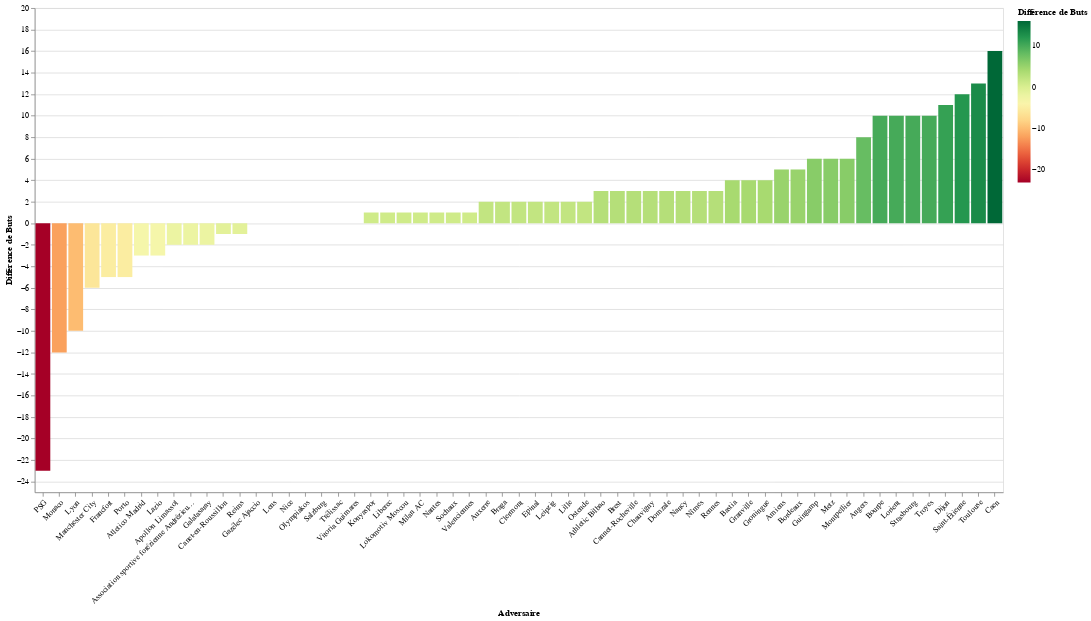

The code cell stored with this chart in its notebook:
### Code cell
slider = alt.binding_range(min=by_adv["Publications"].min(), max=by_adv["Publications"].max(), step=1, name="Nombre Minimum de Matchs: ")
select_nb_matches = alt.selection_single(name="matches", fields=["Publications"], bind=slider, init={"Publications": 0})

alt.Chart(by_adv).mark_bar().encode(
    y="Différence de Buts:Q",
    x=alt.X(
        "Adversaire:O", 
        sort=alt.EncodingSortField(field="Différence de Buts"),
        axis=alt.Axis(labelAngle=-45)
    ),
    color=alt.Color("Différence de Buts", scale=alt.Scale(scheme="redyellowgreen")),
    tooltip=["Adversaire", "Différence de Buts", "Publications"]
).add_selection(
    select_nb_matches
).transform_filter(
    "datum.Publications >= matches_Publications"
). properties(height=600,width=1200)

### Figure 1 — Vega-Lite specification as saved in the notebook (floating-point values rounded to 4 significant figures)
{"config": {"view": {"continuousWidth": 400, "continuousHeight": 300}}, "data": {"name": "data-753dd68c8c25b5f2ff4e7f96bd2a2d67"}, "mark": "bar", "encoding": {"color": {"field": "Différence de Buts", "scale": {"scheme": "redyellowgreen"}, "type": "quantitative"}, "tooltip": [{"field": "Adversaire", "type": "nominal"}, {"field": "Différence de Buts", "type": "quantitative"}, {"field": "Publications", "type": "quantitative"}], "x": {"axis": {"labelAngle": -45}, "field": "Adversaire", "sort": {"field": "Différence de Buts"}, "type": "ordinal"}, "y": {"field": "Différence de Buts", "type": "quantitative"}}, "height": 600, "selection": {"matches": {"type": "single", "fields": ["Publications"], "bind": {"input": "range", "max": 14.0, "min": 1.0, "name": "Nombre Minimum de Matchs: ", "step": 1}, "init": {"Publications": 0}}}, "transform": [{"filter": "datum.Publications >= matches_Publications"}], "width": 1200, "$schema": "https://vega.github.io/schema/vega-lite/v4.17.0.json", "datasets": {"data-753dd68c8c25b5f2ff4e7f96bd2a2d67": [{"Adversaire": "Amiens", "Publications": 6, "Buts_OM": 12, "Buts_Adversaire": 7, "Différence de Buts": 5}, {"Adversaire": "Angers", "Publications": 14, "Buts_OM": 22, "Buts_Adversaire": 14, "Différence de Buts": 8}, {"Adversaire": "Apollon Limassol", "Publications": 2, "Buts_OM": 3, "Buts_Adversaire": 5, "Différence de Buts": -2}, {"Adversaire": "Association sportive forézienne Andrézieux-Bouthéon", "Publications": 1, "Buts_OM": 0, "Buts_Adversaire": 2, "Différence de Buts": -2}, {"Adversaire": "Athletic Bilbao", "Publications": 3, "Buts_OM": 6, "Buts_Adversaire": 3, "Différence de Buts": 3}, {"Adversaire": "Atletico Madrid", "Publications": 1, "Buts_OM": 0, "Buts_Adversaire": 3, "Différence de Buts": -3}, {"Adversaire": "Auxerre", "Publications": 1, "Buts_OM": 2, "Buts_Adversaire": 0, "Différence de Buts": 2}, {"Adversaire": "Bastia", "Publications": 4, "Buts_OM": 8, "Buts_Adversaire": 4, "Différence de Buts": 4}, {"Adversaire": "Bordeaux", "Publications": 14, "Buts_OM": 14, "Buts_Adversaire": 9, "Différence de Buts": 5}, {"Adversaire": "Bourpe", "Publications": 2, "Buts_OM": 12, "Buts_Adversaire": 2, "Différence de Buts": 10}, {"Adversaire": "Braga", "Publications": 4, "Buts_OM": 6, "Buts_Adversaire": 4, "Différence de Buts": 2}, {"Adversaire": "Brest", "Publications": 4, "Buts_OM": 9, "Buts_Adversaire": 6, "Différence de Buts": 3}, {"Adversaire": "Caen", "Publications": 9, "Buts_OM": 19, "Buts_Adversaire": 3, "Différence de Buts": 16}, {"Adversaire": "Canet-en-Roussillon", "Publications": 1, "Buts_OM": 1, "Buts_Adversaire": 2, "Différence de Buts": -1}, {"Adversaire": "Cannet-Rocheville", "Publications": 1, "Buts_OM": 4, "Buts_Adversaire": 1, "Différence de Buts": 3}, {"Adversaire": "Chauvigny", "Publications": 1, "Buts_OM": 3, "Buts_Adversaire": 0, "Différence de Buts": 3}, {"Adversaire": "Clermont", "Publications": 2, "Buts_OM": 3, "Buts_Adversaire": 1, "Différence de Buts": 2}, {"Adversaire": "Dijon", "Publications": 9, "Buts_OM": 15, "Buts_Adversaire": 4, "Différence de Buts": 11}, {"Adversaire": "Domzale", "Publications": 2, "Buts_OM": 4, "Buts_Adversaire": 1, "Différence de Buts": 3}, {"Adversaire": "Epinal", "Publications": 1, "Buts_OM": 2, "Buts_Adversaire": 0, "Différence de Buts": 2}, {"Adversaire": "Francfort", "Publications": 2, "Buts_OM": 1, "Buts_Adversaire": 6, "Différence de Buts": -5}, {"Adversaire": "Galatasaray", "Publications": 2, "Buts_OM": 2, "Buts_Adversaire": 4, "Différence de Buts": -2}, {"Adversaire": "Gazélec Ajaccio", "Publications": 2, "Buts_OM": 2, "Buts_Adversaire": 2, "Différence de Buts": 0}, {"Adversaire": "Granville", "Publications": 2, "Buts_OM": 4, "Buts_Adversaire": 0, "Différence de Buts": 4}, {"Adversaire": "Groningue", "Publications": 2, "Buts_OM": 5, "Buts_Adversaire": 1, "Différence de Buts": 4}, {"Adversaire": "Guingamp", "Publications": 8, "Buts_OM": 14, "Buts_Adversaire": 8, "Différence de Buts": 6}, {"Adversaire": "Konyaspor", "Publications": 2, "Buts_OM": 2, "Buts_Adversaire": 1, "Différence de Buts": 1}, {"Adversaire": "Lazio", "Publications": 4, "Buts_OM": 4, "Buts_Adversaire": 7, "Différence de Buts": -3}, {"Adversaire": "Leipzig", "Publications": 2, "Buts_OM": 5, "Buts_Adversaire": 3, "Différence de Buts": 2}, {"Adversaire": "Lens", "Publications": 4, "Buts_OM": 6, "Buts_Adversaire": 6, "Différence de Buts": 0}, {"Adversaire": "Liberec", "Publications": 2, "Buts_OM": 4, "Buts_Adversaire": 3, "Différence de Buts": 1}, {"Adversaire": "Lille", "Publications": 14, "Buts_OM": 18, "Buts_Adversaire": 16, "Différence de Buts": 2}, {"Adversaire": "Lokomotiv Moscou", "Publications": 2, "Buts_OM": 2, "Buts_Adversaire": 1, "Différence de Buts": 1}, {"Adversaire": "Lorient", "Publications": 7, "Buts_OM": 16, "Buts_Adversaire": 6, "Différence de Buts": 10}, {"Adversaire": "Lyon", "Publications": 14, "Buts_OM": 14, "Buts_Adversaire": 24, "Différence de Buts": -10}, {"Adversaire": "Manchester City", "Publications": 2, "Buts_OM": 0, "Buts_Adversaire": 6, "Différence de Buts": -6}, {"Adversaire": "Metz", "Publications": 8, "Buts_OM": 13, "Buts_Adversaire": 7, "Différence de Buts": 6}, {"Adversaire": "Milan AC", "Publications": 1, "Buts_OM": 1, "Buts_Adversaire": 0, "Différence de Buts": 1}, {"Adversaire": "Monaco", "Publications": 14, "Buts_OM": 25, "Buts_Adversaire": 37, "Différence de Buts": -12}, {"Adversaire": "Montpellier", "Publications": 14, "Buts_OM": 25, "Buts_Adversaire": 19, "Différence de Buts": 6}, {"Adversaire": "Nancy", "Publications": 2, "Buts_OM": 3, "Buts_Adversaire": 0, "Différence de Buts": 3}, {"Adversaire": "Nantes", "Publications": 13, "Buts_OM": 17, "Buts_Adversaire": 16, "Différence de Buts": 1}, {"Adversaire": "Nice", "Publications": 12, "Buts_OM": 19, "Buts_Adversaire": 19, "Différence de Buts": 0}, {"Adversaire": "Nîmes", "Publications": 6, "Buts_OM": 12, "Buts_Adversaire": 9, "Différence de Buts": 3}, {"Adversaire": "Olympiakos", "Publications": 2, "Buts_OM": 2, "Buts_Adversaire": 2, "Différence de Buts": 0}, {"Adversaire": "Ostende", "Publications": 2, "Buts_OM": 4, "Buts_Adversaire": 2, "Différence de Buts": 2}, {"Adversaire": "PSG", "Publications": 14, "Buts_OM": 9, "Buts_Adversaire": 32, "Différence de Buts": -23}, {"Adversaire": "Porto", "Publications": 2, "Buts_OM": 0, "Buts_Adversaire": 5, "Différence de Buts": -5}, {"Adversaire": "Reims", "Publications": 8, "Buts_OM": 7, "Buts_Adversaire": 8, "Différence de Buts": -1}, {"Adversaire": "Rennes", "Publications": 14, "Buts_OM": 22, "Buts_Adversaire": 19, "Différence de Buts": 3}, {"Adversaire": "Saint-Étienne", "Publications": 13, "Buts_OM": 21, "Buts_Adversaire": 9, "Différence de Buts": 12}, {"Adversaire": "Salzburg", "Publications": 4, "Buts_OM": 3, "Buts_Adversaire": 3, "Différence de Buts": 0}, {"Adversaire": "Sochaux", "Publications": 2, "Buts_OM": 2, "Buts_Adversaire": 1, "Différence de Buts": 1}, {"Adversaire": "Strasbourg", "Publications": 10, "Buts_OM": 19, "Buts_Adversaire": 9, "Différence de Buts": 10}, {"Adversaire": "Toulouse", "Publications": 12, "Buts_OM": 21, "Buts_Adversaire": 8, "Différence de Buts": 13}, {"Adversaire": "Troyes", "Publications": 5, "Buts_OM": 14, "Buts_Adversaire": 4, "Différence de Buts": 10}, {"Adversaire": "Trélissac", "Publications": 1, "Buts_OM": 1, "Buts_Adversaire": 1, "Différence de Buts": 0}, {"Adversaire": "Valenciennes", "Publications": 1, "Buts_OM": 1, "Buts_Adversaire": 0, "Différence de Buts": 1}, {"Adversaire": "Vitoria Guimares", "Publications": 2, "Buts_OM": 2, "Buts_Adversaire": 2, "Différence de Buts": 0}]}}
